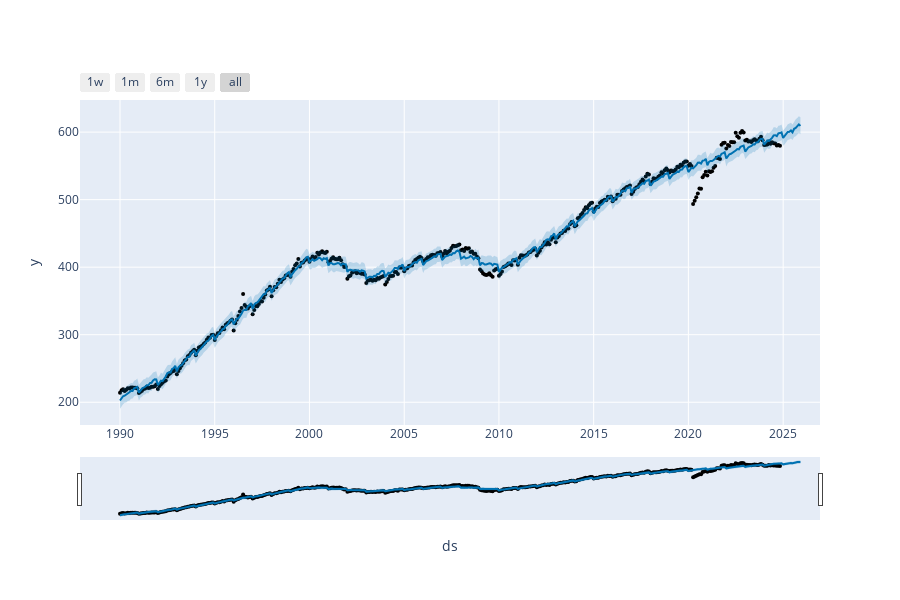

Notebook code cell kept with this figure:
### Code cell
from prophet.plot import plot_plotly, plot_components_plotly

plot_plotly(m, forecast)

### Figure 1 — Plotly figure (JSON) as saved in the notebook; plotly's stock layout.template omitted (floating-point values rounded to 4 significant figures; data arrays with more than 128 entries replaced by an {"elided": "..."} marker saying what was removed)
{"data": [{"marker": {"color": "black", "size": 4}, "mode": "markers", "name": "Actual", "type": "scatter", "x": {"elided": "419 str values"}, "y": {"elided": "419 float values"}}, {"hoverinfo": "skip", "line": {"width": 0}, "mode": "lines", "type": "scatter", "x": {"elided": "432 str values"}, "y": {"elided": "432 float values"}}, {"fill": "tonexty", "fillcolor": "rgba(0, 114, 178, 0.2)", "line": {"color": "#0072B2", "width": 2}, "mode": "lines", "name": "Predicted", "type": "scatter", "x": {"elided": "432 str values"}, "y": {"elided": "432 float values"}}, {"fill": "tonexty", "fillcolor": "rgba(0, 114, 178, 0.2)", "hoverinfo": "skip", "line": {"width": 0}, "mode": "lines", "type": "scatter", "x": {"elided": "432 str values"}, "y": {"elided": "432 float values"}}], "layout": {"height": 600, "showlegend": false, "width": 900, "xaxis": {"rangeselector": {"buttons": [{"count": 7, "label": "1w", "step": "day", "stepmode": "backward"}, {"count": 1, "label": "1m", "step": "month", "stepmode": "backward"}, {"count": 6, "label": "6m", "step": "month", "stepmode": "backward"}, {"count": 1, "label": "1y", "step": "year", "stepmode": "backward"}, {"step": "all"}]}, "rangeslider": {"visible": true}, "title": {"text": "ds"}, "type": "date"}, "yaxis": {"title": {"text": "y"}}}}
